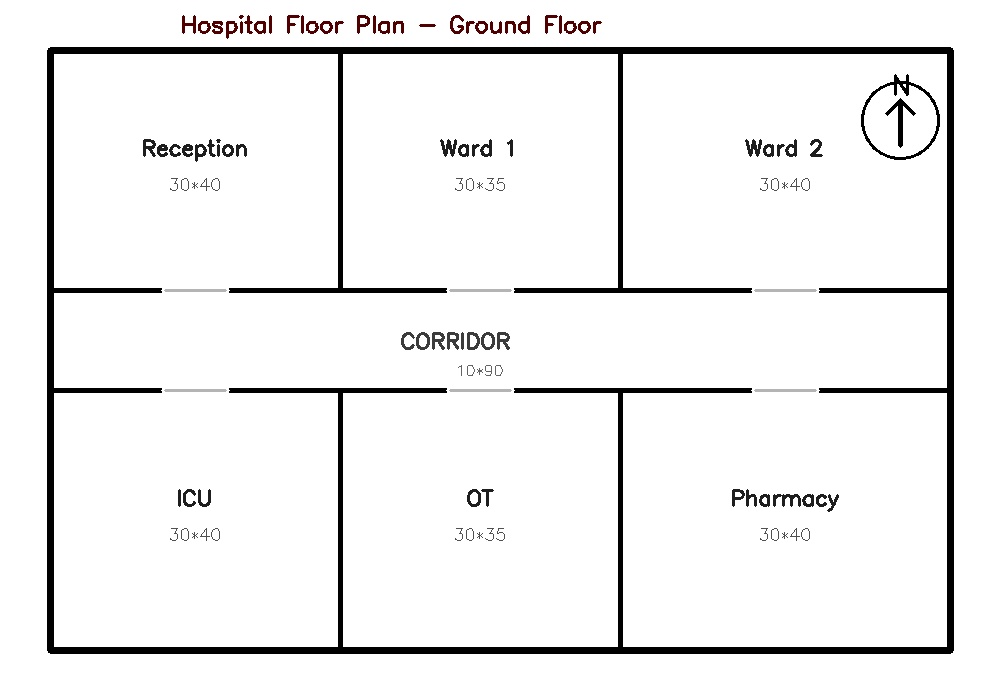
#> input picture test_blueprint.jpg, 1000 x 700 px
$ python grid_generator.py
#> lines starting #> are read from the running program, lines starting #| are printed output that depends on the picture; after the words box and inside, x2 and y2 are one past the last pixel; in counts of white or black regions, pixels touching at a corner belong together
import cv2
import numpy as np

# ── UNIT CONVERSION ────────────────────────────────────────────────────────
UNIT_TO_CM = {"cm": 1.0, "m": 100.0, "ft": 30.48}


def extract_wall_mask(gray, wall_thickness=4):
    """
    Extract structural walls while suppressing text and symbols.
    Uses directional morphological kernels then filters small components.
    """
    binary = cv2.threshold(gray, 180, 255, cv2.THRESH_BINARY_INV)[1]

    h_kern = cv2.getStructuringElement(
        cv2.MORPH_RECT,
        (max(12, wall_thickness * 6), max(1, wall_thickness))
    )
    v_kern = cv2.getStructuringElement(
        cv2.MORPH_RECT,
        (max(1, wall_thickness), max(12, wall_thickness * 6))
    )
    horizontal = cv2.morphologyEx(binary, cv2.MORPH_OPEN, h_kern)
    vertical   = cv2.morphologyEx(binary, cv2.MORPH_OPEN, v_kern)
    walls = cv2.bitwise_or(horizontal, vertical)

    join_kern = cv2.getStructuringElement(
        cv2.MORPH_RECT,
        (max(3, wall_thickness * 2 + 1), max(3, wall_thickness * 2 + 1))
    )
    walls = cv2.morphologyEx(walls, cv2.MORPH_CLOSE, join_kern)

    count, labels, stats, _ = cv2.connectedComponentsWithStats(walls, connectivity=8)
    filtered = np.zeros_like(walls)
    min_span = max(gray.shape) * 0.12
    min_area = gray.shape[0] * gray.shape[1] * 0.002
    for idx in range(1, count):
        _, _, w, h, area = stats[idx]
        if area >= min_area or w >= min_span or h >= min_span:
            filtered[labels == idx] = 255
    return filtered


# [76 lines left out: functions compute_cell_size, compute_cell_size_from_scale, find_narrow_passages, verify_doorway_clearance, not called in this run]


def generate_grid(image_path, cell_size=10, wall_thickness=4,
                  unit="cm", robot_width_cm=60.0, robot_length_cm=None,
                  safety_margin_cm=10.0,
                  building_width_units=None,
                  cm_per_pixel=None):
    """
    Convert a blueprint image to a binary occupancy grid.
      0 = free space, 1 = wall/obstacle

    Scale priority:
      1. cm_per_pixel  -- estimated from room label positions + dimensions (best)
      2. building_width_units -- user-provided fallback
      3. default cell_size   -- last resort

    robot_length_cm defaults to robot_width_cm when omitted.
    Returns: grid, grid_w, grid_h, real_cm_per_cell, cell_size_px, scale_applied
    """
#> called with image_path = 'test_blueprint.jpg', cell_size = 10, wall_thickness = 4, unit = 'cm', robot_width_cm = 60, robot_length_cm = 90, safety_margin_cm = 10
    if robot_length_cm is None:
        robot_length_cm = robot_width_cm

    robot_narrow_cm = min(robot_width_cm, robot_length_cm)

    print(f"\nGenerating grid from: {image_path}")
    img  = cv2.imread(image_path)
#> img is the input picture: shape (700, 1000, 3); mean B, G, R 240.1, 240.1, 240.3
    gray = cv2.cvtColor(img, cv2.COLOR_BGR2GRAY)
    h, w = gray.shape
#> h = 700; w = 1000
    print(f"   Image size: {w}x{h} px")
#|    Image size: 1000x700 px
    print(f"   Robot footprint: {robot_width_cm}x{robot_length_cm} cm "
          f"(narrow={robot_narrow_cm} cm)")

    real_cm_per_cell = float(cell_size)
    scale_applied    = False

    # ── 1. Scale from room-position estimation (best) ──────────────────────
    if cm_per_pixel is not None and cm_per_pixel > 0:
        cs_auto, cpc_auto = compute_cell_size_from_scale(cm_per_pixel, robot_narrow_cm)
        MAX_GRID_CELLS = 200
        cs_clamped = max(cs_auto, max(w, h) // MAX_GRID_CELLS + 1, 5)
        if cs_clamped != cs_auto:
            real_cm_per_cell = cs_clamped * cm_per_pixel
            print(f"   Auto cell size {cs_auto}px clamped to {cs_clamped}px")
            cs_auto, cpc_auto = cs_clamped, real_cm_per_cell

        if w // cs_auto >= 20 and h // cs_auto >= 20:
            cell_size        = cs_auto
            real_cm_per_cell = cpc_auto
            scale_applied    = True
            print(f"   Scale (room positions): {cm_per_pixel:.4f} cm/px  "
                  f"-> cell={cell_size}px, {real_cm_per_cell:.2f} cm/cell")
        else:
            print(f"   Scale gave grid too small ({w//cs_auto}x{h//cs_auto}) -- keeping default")

    # ── 2. Fallback: user-supplied building width ──────────────────────────
    elif building_width_units is not None:
        cs_auto, cpc_auto = compute_cell_size(
            w, building_width_units, unit, robot_narrow_cm
        )
        MAX_GRID_CELLS = 200
        cs_clamped = max(cs_auto, max(w, h) // MAX_GRID_CELLS + 1, 5)
        if cs_clamped != cs_auto:
            unit_factor      = UNIT_TO_CM.get(str(unit).lower(), 1.0)
            real_cm_per_pixel = building_width_units * unit_factor / w
            cpc_auto          = cs_clamped * real_cm_per_pixel
            print(f"   Auto cell size {cs_auto}px clamped to {cs_clamped}px")
            cs_auto = cs_clamped
        if w // cs_auto >= 20 and h // cs_auto >= 20:
            cell_size        = cs_auto
            real_cm_per_cell = cpc_auto
            scale_applied    = True
            print(f"   Scale (building width): cell={cell_size}px, {real_cm_per_cell:.2f} cm/cell")
        else:
            print(f"   Building-width cell size too small  keeping {cell_size}px")

    # ── Wall extraction ────────────────────────────────────────────────────
    cleaned = extract_wall_mask(gray, wall_thickness=wall_thickness)
#> in extract_wall_mask, `binary = cv2.threshold(gray, 180, 255, cv2.THRESH_BINARY_INV)[1]`:
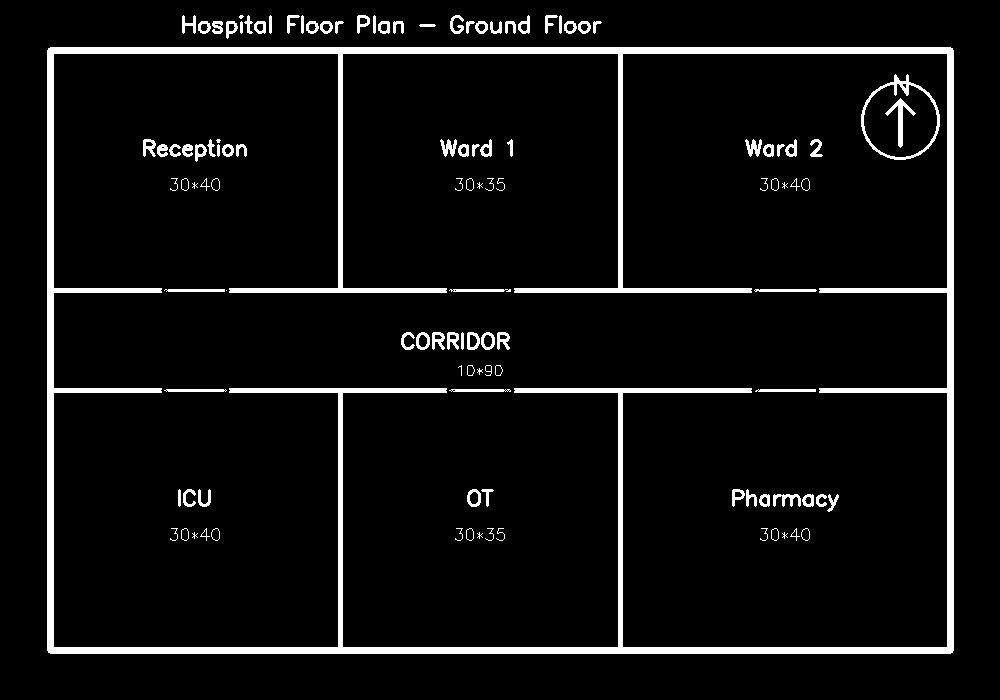
#> binary: shape (700, 1000); 6.1% white; 115 white regions (11 under 20 px), largest, box (x1, y1, x2, y2) and area: (47, 47, 954, 654) 32768, (861, 74, 940, 160) 855, (885, 98, 916, 148) 356
#> in extract_wall_mask, `horizontal = cv2.morphologyEx(binary, cv2.MORPH_OPEN, h_kern)`: horizontal: shape (700, 1000); 2.8% white; 10 white regions, largest, box (x1, y1, x2, y2) and area: (48, 48, 955, 55) 6339, (48, 648, 955, 655) 6339, (516, 289, 752, 294) 1180
#> in extract_wall_mask, `vertical   = cv2.morphologyEx(binary, cv2.MORPH_OPEN, v_kern)`: vertical: shape (700, 1000); 2% white; 7 white regions, largest, box (x1, y1, x2, y2) and area: (48, 48, 55, 655) 4239, (948, 48, 955, 655) 4239, (339, 389, 344, 655) 1330
#> in extract_wall_mask, `walls = cv2.bitwise_or(horizontal, vertical)`: walls: shape (700, 1000); 4.7% white; 2 white regions, box (x1, y1, x2, y2) and area: (48, 48, 955, 655) 32720, (899, 101, 904, 147) 230
#> in extract_wall_mask, `count, labels, stats, _ = cv2.connectedComponentsWithStats(walls, conn..`:
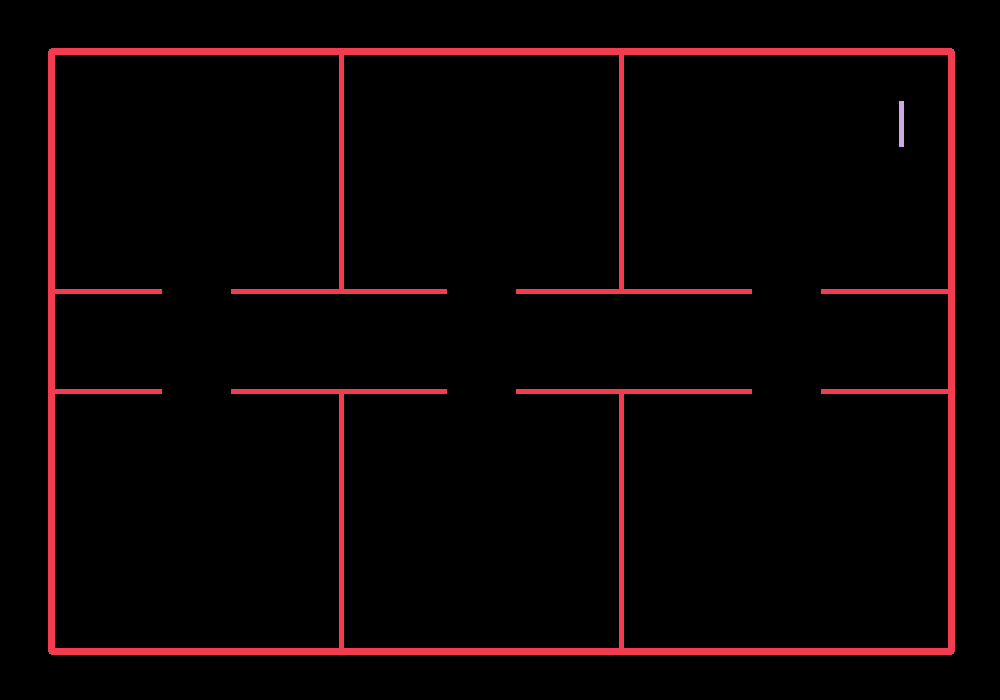
#> labels: shape (700, 1000) int32; 3 distinct labels, from 0 to 2; one colour per label, 0 black
#> in extract_wall_mask, `count, labels, stats, _ = cv2.connectedComponentsWithStats(walls, conn..`: count = 3; stats = [[0, 0, 1000, 700, 667050], [48, 48, 907, 607, 32720], [899, 101, 5, 46, 230]]
#> the loop in extract_wall_mask, `for idx in range(1, count):` made 2 passes
#> (w, h, area) on passes 1 to 2: (907, 607, 32720), (5, 46, 230)
#> after the loop in extract_wall_mask, `for idx in range(1, count):`: filtered: shape (700, 1000); 4.7% white; 1 white region, box (x1, y1, x2, y2) and area: (48, 48, 955, 655) 32720

    # ── Build occupancy grid ───────────────────────────────────────────────
    grid_w = w // cell_size
#> grid_w = 100
    grid_h = h // cell_size
#> grid_h = 70
    print(f"   Grid size: {grid_w}x{grid_h} cells "
          f"(cell={cell_size}px, {real_cm_per_cell:.1f} cm/cell)")
#|    Grid size: 100x70 cells (cell=10px, 10.0 cm/cell)

    grid = np.zeros((grid_h, grid_w), dtype=np.uint8)
    for row in range(grid_h):
        for col in range(grid_w):
            px1, py1 = col * cell_size, row * cell_size
            block    = cleaned[py1:py1 + cell_size, px1:px1 + cell_size]
            if np.sum(block > 0) / block.size > 0.12:
                grid[row][col] = 1
#> grid: shape (70, 100); values 0 (black) and 1 (white), 11.8% white in thin lines or dots, all inside (x1, y1, x2, y2) = (4, 4, 96, 66)

    print(f"   Raw wall cells: {np.sum(grid == 1)}")
#|    Raw wall cells: 829
    print(f"   Raw free cells: {np.sum(grid == 0)}")
#|    Raw free cells: 6171

    # ── Seal exterior: flood-fill from image edges to block margin/title area ─
    # Prevents A* from routing outside the floor plan through free margin cells
    from collections import deque as _deque
    _gh, _gw = grid.shape
    _outside = np.zeros_like(grid)
    _queue = _deque()
    for _c in range(_gw):
        for _r in [0, _gh - 1]:
            if grid[_r, _c] == 0 and _outside[_r, _c] == 0:
                _outside[_r, _c] = 1
                _queue.append((_r, _c))
#> _outside: shape (70, 100); values 0 (black) and 1 (white), 2.9% white in thin lines or dots
    for _r in range(_gh):
        for _c in [0, _gw - 1]:
            if grid[_r, _c] == 0 and _outside[_r, _c] == 0:
                _outside[_r, _c] = 1
                _queue.append((_r, _c))
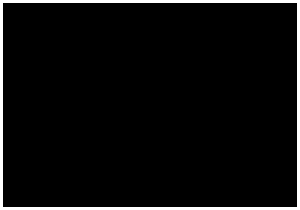
#> _outside: shape (70, 100) (shown 3 times larger); values 0 (black) and 1 (white), 4.8% white in thin lines or dots
    while _queue:
        _r, _c = _queue.popleft()
        for _dr, _dc in [(-1, 0), (1, 0), (0, -1), (0, 1)]:
            _nr, _nc = _r + _dr, _c + _dc
            if 0 <= _nr < _gh and 0 <= _nc < _gw and \
               grid[_nr, _nc] == 0 and _outside[_nr, _nc] == 0:
                _outside[_nr, _nc] = 1
                _queue.append((_nr, _nc))
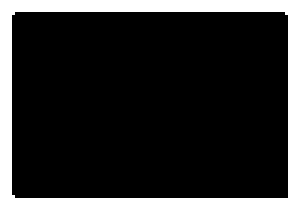
#> _outside: shape (70, 100) (shown 3 times larger); values 0 (black) and 1 (white), 18.6% white; 1 white region, box (x1, y1, x2, y2) and area: (0, 0, 100, 70) 1299
    grid[_outside == 1] = 1
#> grid: shape (70, 100); values 0 (black) and 1 (white), 30.4% white; 1 white region, box (x1, y1, x2, y2) and area: (0, 0, 100, 70) 2128
    print(f"   Exterior sealed: {int(np.sum(_outside))} margin cells blocked")
#|    Exterior sealed: 1299 margin cells blocked

    # Inflate for path planning/obstacle avoidance
    inflated = inflate_obstacles(
        grid,
        robot_width_cm=robot_width_cm,
        robot_length_cm=robot_length_cm,
        real_cm_per_cell=real_cm_per_cell,
        safety_margin_cm=safety_margin_cm,
    )
#> in inflate_obstacles, `inflated = cv2.dilate(grid.astype(np.uint8), kernel)`:
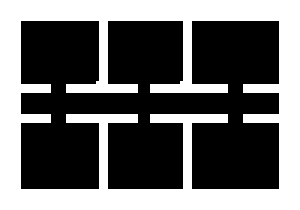
#> inflated: shape (70, 100) (shown 3 times larger); values 0 (black) and 1 (white), 41.1% white; 1 white region, box (x1, y1, x2, y2) and area: (0, 0, 100, 70) 2876
#|    Free cells after inflation: 4124
    print(f"   Inflated obstacle cells: {np.sum(inflated == 1)}")
#|    Inflated obstacle cells: 2876

    return grid, inflated, grid_w, grid_h, real_cm_per_cell, cell_size, scale_applied


def inflate_obstacles(grid, robot_width_cm, robot_length_cm,
                      real_cm_per_cell, safety_margin_cm=10.0):
    """
    Inflate wall cells by exactly the user-specified safety_margin.
    safety_margin=0 -> no inflation, raw walls used as-is.
    """
    inflate_cells = max(0, round(safety_margin_cm / real_cm_per_cell)) \
                    if real_cm_per_cell > 0 else 0

    if inflate_cells == 0:
        print(f"   No inflation (safety_margin={safety_margin_cm}cm)")
        print(f"   Free cells after inflation: {int(np.sum(grid == 0))}")
        return grid.astype(np.uint8).copy()

    kernel   = np.ones((inflate_cells * 2 + 1, inflate_cells * 2 + 1), np.uint8)
    inflated = cv2.dilate(grid.astype(np.uint8), kernel)

    print(f"   Safety margin {safety_margin_cm}cm = {inflate_cells} cells inflation")
    print(f"   Free cells after inflation: {int(np.sum(inflated == 0))}")
    return inflated


def visualise_grid(grid, output_path="grid_overlay.jpg",
                   original_path="test_blueprint.jpg", cell_size=10):
    """Draw grid overlay on the original blueprint. Red = wall cell."""
    img     = cv2.imread(original_path)
    overlay = img.copy()
    gh, gw  = grid.shape
    for row in range(gh):
        for col in range(gw):
            if grid[row][col] == 1:
                x1, y1 = col * cell_size, row * cell_size
                cv2.rectangle(overlay, (x1, y1),
                              (x1 + cell_size, y1 + cell_size),
                              (0, 0, 200), -1)
    result = cv2.addWeighted(overlay, 0.35, img, 0.65, 0)
    for col in range(gw):
        cv2.line(result, (col * cell_size, 0),
                 (col * cell_size, gh * cell_size), (200, 200, 200), 1)
    for row in range(gh):
        cv2.line(result, (0, row * cell_size),
                 (gw * cell_size, row * cell_size), (200, 200, 200), 1)
    cv2.imwrite(output_path, result)
    print(f"   Grid overlay saved -> {output_path}")
    return result


if __name__ == "__main__":
    raw_grid, inflated_grid, gw, gh, real_cm_per_cell, cell_size_px, _ = generate_grid(
        "test_blueprint.jpg",
        cell_size=10,
        wall_thickness=4,
        robot_width_cm=60.0,
        robot_length_cm=90.0,
    )
#> gw = 100; gh = 70; real_cm_per_cell = 10; cell_size_px = 10
    print(f"   real_cm_per_cell: {real_cm_per_cell:.1f} cm  cell_size: {cell_size_px}px")
#|    real_cm_per_cell: 10.0 cm  cell_size: 10px

    visualise_grid(raw_grid, "grid_raw.jpg", "test_blueprint.jpg", cell_size=cell_size_px)
#> after the loop in visualise_grid, `for col in range(gw):`: result: shape (700, 1000, 3); mean B, G, R 215.2, 215.2, 234.6
#> after the loop in visualise_grid, `for row in range(gh):`: result: shape (700, 1000, 3); mean B, G, R 214.1, 214.1, 231.5
    visualise_grid(inflated_grid, "grid_inflated.jpg", "test_blueprint.jpg", cell_size=cell_size_px)
#> call 2 of visualise_grid, with output_path = 'grid_inflated.jpg', original_path = 'test_blueprint.jpg', cell_size = 10
#> after the loop in visualise_grid (call 2), `for row in range(gh):`:
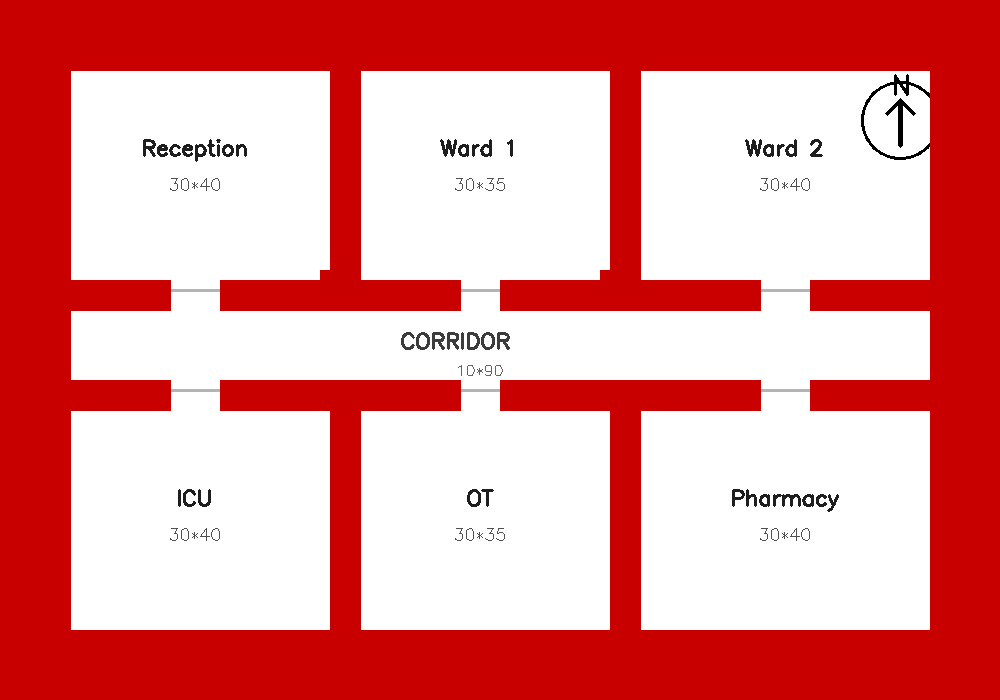
#> overlay: shape (700, 1000, 3); mean B, G, R 146.9, 146.9, 230.1
#> after the loop in visualise_grid (call 2), `for col in range(gw):`: result: shape (700, 1000, 3); mean B, G, R 207.2, 207.2, 233.4
#> after the loop in visualise_grid (call 2), `for row in range(gh):`:
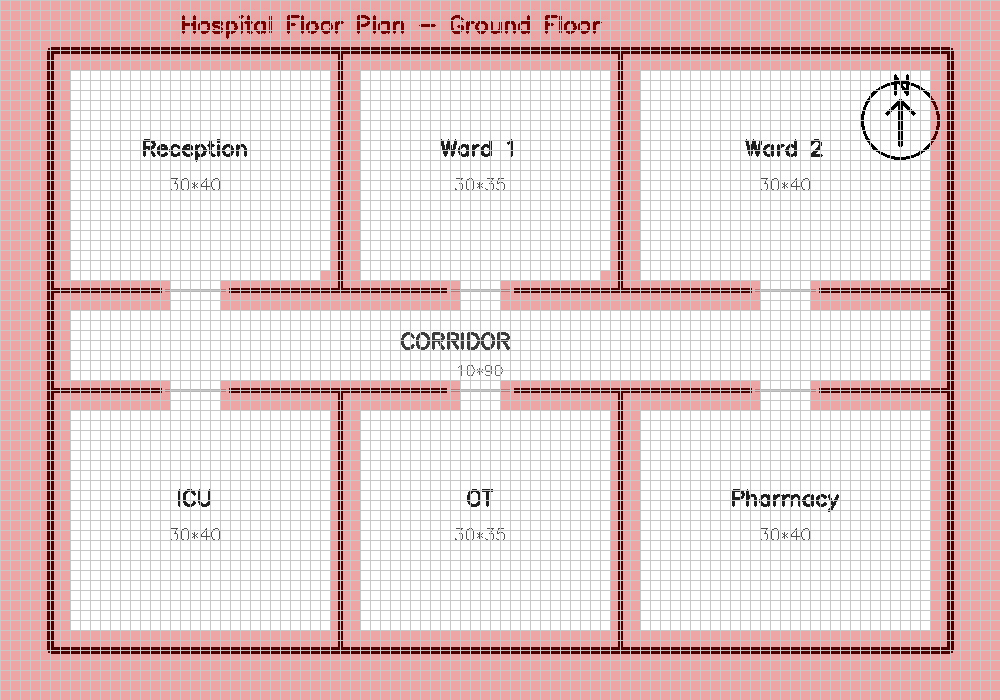
#> result: shape (700, 1000, 3); mean B, G, R 206.9, 206.9, 230.3

    print("\nGrid generation complete!")

$ run again, with debug_corner.jpg copied over test_blueprint.jpg
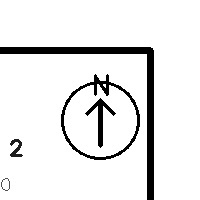
#> input picture debug_corner.jpg, 200 x 200 px
#> in generate_grid, img is the input picture: shape (200, 200, 3); min 0, max 255, mean 233
#|    Image size: 200x200 px
#> binary: shape (200, 200); 8.6% white; 5 white regions, box (x1, y1, x2, y2) and area: (0, 47, 154, 200) 2095, (61, 74, 140, 160) 855, (85, 98, 116, 148) 356, (10, 139, 23, 157) 121, (1, 178, 10, 191) 30
#> horizontal: shape (200, 200); 2.7% white; 1 white region, box (x1, y1, x2, y2) and area: (0, 48, 155, 55) 1080
#> vertical: shape (200, 200); 3.2% white; 2 white regions, box (x1, y1, x2, y2) and area: (148, 48, 155, 200) 1059, (99, 101, 104, 147) 230
#> walls: shape (200, 200); 5.8% white; 2 white regions, box (x1, y1, x2, y2) and area: (0, 48, 155, 200) 2095, (99, 101, 104, 147) 230
#> labels: shape (200, 200) int32; 3 distinct labels, from 0 to 2
#> count = 3; stats = [[0, 0, 200, 200, 37675], [0, 48, 155, 152, 2095], [99, 101, 5, 46, 230]]
#> the loop in extract_wall_mask, `for idx in range(1, count):` made 2 passes
#> (w, h, area) on passes 1 to 2: (155, 152, 2095), (5, 46, 230)
#|    Grid size: 20x20 cells (cell=10px, 10.0 cm/cell)
#|    Raw wall cells: 64
#|    Raw free cells: 336
#> after the loop in generate_grid, `for _r in range(_gh):`:
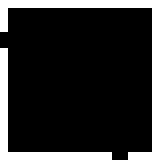
#> _outside: shape (20, 20) (shown 8 times larger); values 0 (black) and 1 (white), 18% white in thin lines or dots
#|    Exterior sealed: 336 margin cells blocked
#|    Free cells after inflation: 0
#|    Inflated obstacle cells: 400
#> `raw_grid, inflated_grid, gw, gh, real_cm_per_cell, cell_size_px, _ = g..`: gw = 20; real_cm_per_cell = 10
#|    real_cm_per_cell: 10.0 cm  cell_size: 10px
#> after the loop in visualise_grid, `for row in range(gh):`:
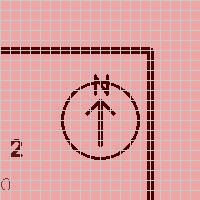
#> result: shape (200, 200, 3); mean B, G, R 161.2, 161.2, 217.9
